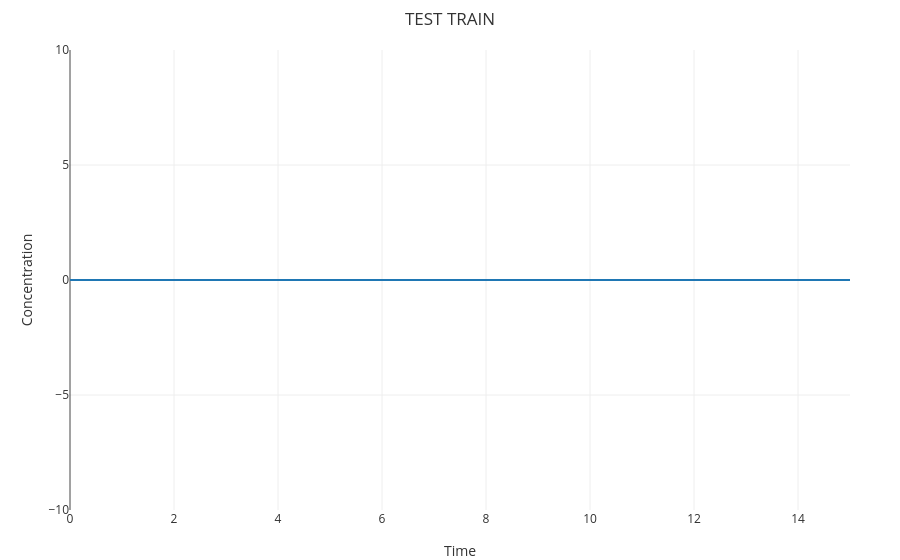

The code cell stored with this chart in its notebook:
### Markdown cell above
### DEEPSEEK生成的数据点（共11个）
| x   | y (真实值) | y (含噪声) |
|-----|-----------|-----------|
| -5  | 65        | 66.5      |
| -4  | 40        | 39.2      |
| -3  | 21        | 20.8      |
| -2  | 8         | 7.5       |
| -1  | 1         | 1.2       |
| 0   | 0         | -0.3      |
| 1   | 5         | 5.1       |
| 2   | 16        | 15.8      |
| 3   | 33        | 33.4      |
| 4   | 56        | 56.7      |
| 5   | 85        | 84.6      |

### Code cell
%reset
%export expanded
%debug on
%title "TEST TRAIN"
directive simulation { 
  final=15; 
  plots=[res1;];
}
directive simulator deterministic
directive parameters [ k = 0.003; u = 0.1 ]

directive rates [
  res1 = [c0]-[c1];
]	

| 0 W0P
| 0 W0N
| 0 W1P
| 0 W1N

// -5 66.5

| 0 XP
| 5 XN
| 66.5 YP
| 0 YN
| 0 c0
| 0 c1
| 1 CB
%invoke TEST_FUNC(W0P,W0N,W1P,W1N,XP,XN,CB):(c0,c1,CB)

### Figure 1 — Plotly figure (JSON) as saved in the notebook; plotly's stock layout.template omitted (floating-point values rounded to 4 significant figures; data arrays with more than 128 entries replaced by an {"elided": "..."} marker saying what was removed)
{"data": [{"line": {"width": 2}, "mode": "lines", "name": "[res1]", "x": {"elided": "1001 float values"}, "y": {"elided": "1001 int values"}}], "layout": {"font": {"color": "#333"}, "hovermode": "x unified", "legend": {"bgcolor": "rgba(0,0,0,0)", "x": 1, "xanchor": "right", "y": 1, "yanchor": "top"}, "margin": {"b": 50, "l": 70, "r": 50, "t": 50}, "paper_bgcolor": "rgba(0,0,0,0)", "plot_bgcolor": "rgba(0,0,0,0)", "title": "TEST TRAIN", "xaxis": {"range": [0, 15], "showgrid": true, "title": "Time"}, "yaxis": {"range": [-10, 10], "showgrid": true, "title": "Concentration"}}}
